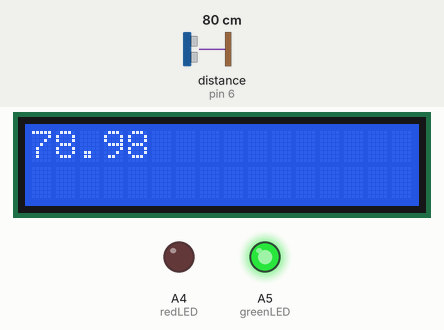
Bench run of a sketch on a simulated Arduino Uno, built with avr-gcc and run on an emulated ATmega328P. Shown: 16×2 character LCD, output pins drawn as LEDs (lit = HIGH). Wiring (inferred from the names in the program): ultrasonic range finder: trigger pin 7; echo pin 6. The test bench sets the inputs (shaded band); at power-on: distance to the obstacle (sensor on pin 6) 80 cm. The echo pulse lasts 58.3 µs per cm; pins used as bus, display or sensor lines are not drawn; what the sketch prints to the serial monitor is not drawn.

Above: at 1.2 s.
1.3 s: distance to the obstacle (sensor on pin 6) set to 97 cm
At 1.46 s:
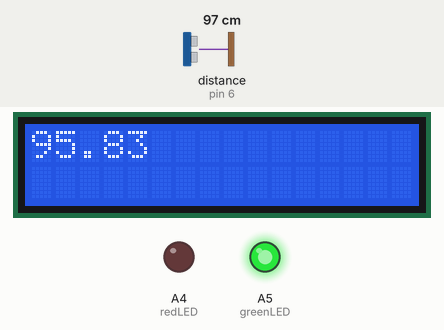
2.8 s: distance to the obstacle (sensor on pin 6) set to 106 cm
At 3.01 s:
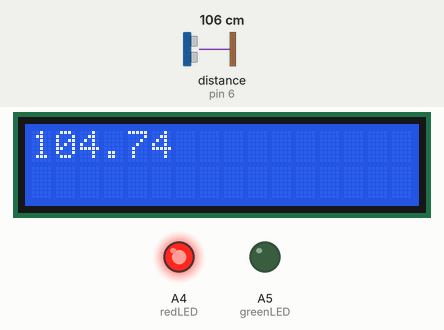
4.9 s: distance to the obstacle (sensor on pin 6) set to 2 cm
At 5.18 s:
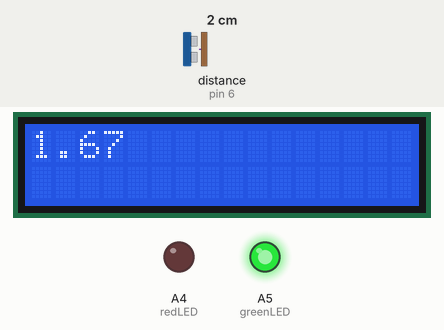
Timing chart, 0 to 7.9 s (numbered marks = the images above; inputs shaded):
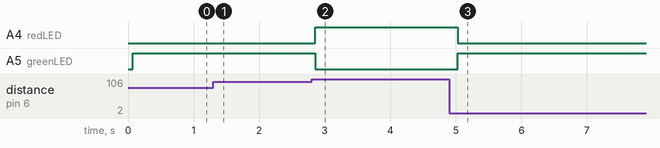

The sketch:

ultrasonic-range-meter.ino
```cpp
#include <LiquidCrystal.h>
LiquidCrystal lcd(13, 12, 11, 10, 9, 8);

#define trigPin 7
#define echoPin 6
#define redLED A4
#define greenLED A5

void setup() {
  // Initiate virtual terminal for serial signal
  Serial.begin(9600);

  pinMode(trigPin, OUTPUT);
  pinMode(echoPin, INPUT);

  pinMode(greenLED, OUTPUT);
  pinMode(redLED, OUTPUT);

  digitalWrite(greenLED, LOW);
  digitalWrite(redLED, LOW);

  lcd.begin(16, 2);
}

void loop(){
  lcd.clear();

  // generate a digital signal on trigPin
  digitalWrite(trigPin, LOW);
  delayMicroseconds(2);
  digitalWrite(trigPin, HIGH);
  delayMicroseconds(10);
  digitalWrite(trigPin, LOW);

  // measure the time (int microseconds) it took for the echoPin to get from LOW to HIGH
  long duration = pulseIn(echoPin, HIGH);

  // speed of sound in air is 340 m/s
  float distance = (3.4 * duration / 2)/100.00;

  if (distance > 100.00) {
    digitalWrite(greenLED, LOW);
    digitalWrite(redLED, HIGH);
  } else {
    digitalWrite(redLED, LOW);
    digitalWrite(greenLED, HIGH);
  }

  lcd.setCursor(0, 0);
  lcd.print(distance);

  // print the distance on the virtual terminal
  Serial.print("Distance = ");
  Serial.print(distance);
  Serial.print("cm");
  Serial.println();

  delay(300);
}
```

Measured:
- the behaviour switches between 101 and 102 cm on distance to the obstacle (sensor on pin 6) (found by bisection; images 1 and 2)
- after the input at 1.3 s, the display: first differs from a run without the input at once (image 1)
- after the input at 2.8 s, A4 (redLED): LOW → HIGH after 0.06 s; A5 (greenLED): HIGH → LOW after 0.06 s; the display: first differs from a run without the input after 0.06 s (image 2)
- after the input at 4.9 s, A4 (redLED): HIGH → LOW after 0.13 s; A5 (greenLED): LOW → HIGH after 0.13 s; the display: first differs from a run without the input after 0.13 s (image 3)
